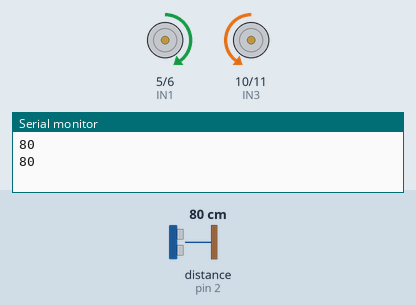
Bench run of a sketch on a simulated Arduino Uno, built with avr-gcc and run on an emulated ATmega328P. Shown: motor-driver pin pairs drawn as motors (green arrow = first pin HIGH = forward, orange = second pin HIGH = backward, longer = more drive), the last lines printed to the serial monitor. Wiring (inferred from the names in the program): ultrasonic range finder: trigger pin 3; echo pin 2. Inputs (shaded band) come from the test bench; at power-on: distance to the obstacle (sensor on pin 2) 80 cm. The echo pulse lasts 58.3 µs per cm.

Above: at 1.8 s.
1.9 s: distance to the obstacle (sensor on pin 2) set to 2 cm
At 2.8 s:
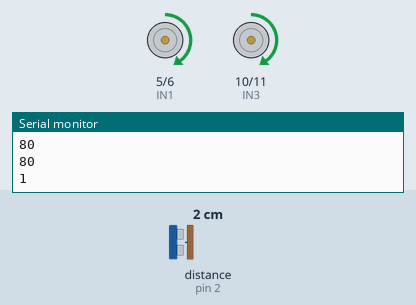
3.5 s: distance to the obstacle (sensor on pin 2) set to 18 cm
At 4.4 s:
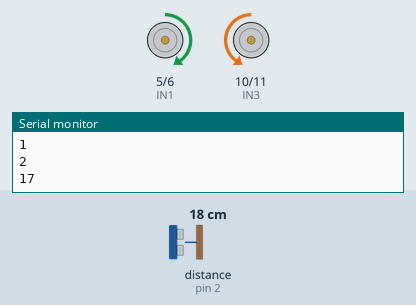
5.5 s: distance to the obstacle (sensor on pin 2) set to 4 cm
At 7.2 s:
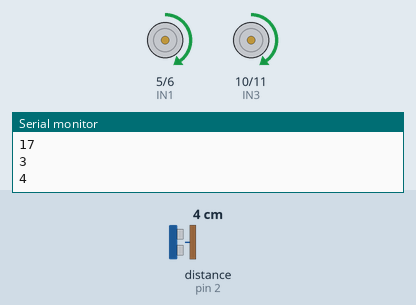
7.5 s: distance to the obstacle (sensor on pin 2) set to 35 cm
At 8.9 s:
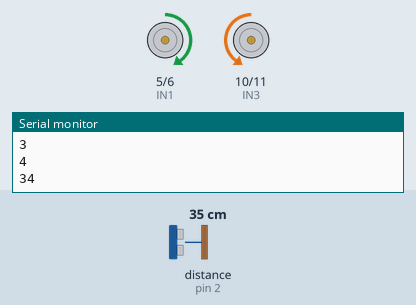
Timing chart, 0 to 10.5 s (numbered marks = the images above; inputs shaded):
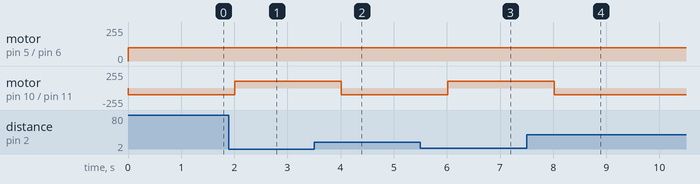

Measured:
- after the input at 1.9 s, motor on pin 10 (IN3) / pin 11 (IN4): backward 100/255 → forward 100/255 after 0.11 s
- after the input at 3.5 s, motor on pin 10 (IN3) / pin 11 (IN4): forward 100/255 → backward 100/255 after 0.51 s
- after the input at 5.5 s, motor on pin 10 (IN3) / pin 11 (IN4): backward 100/255 → forward 100/255 after 0.52 s
- after the input at 7.5 s, motor on pin 10 (IN3) / pin 11 (IN4): forward 100/255 → backward 100/255 after 0.52 s

The sketch:

DF4-MotorComSensor1.1.ino
```cpp
// Motor A
int IN1 = 5;
int IN2 = 6;

// Motor B
int IN3 = 10;
int IN4 = 11;

//sensor
int TRIG= 3;
int ECHO = 2;

long duracao = 0;
long distancia = 0;

void setup() {
  pinMode(TRIG, OUTPUT); // O trigger envia o sinal
  pinMode(ECHO, INPUT);  // O echo recebe o sinal

  Serial.begin(9600);
  pinMode(IN1, OUTPUT);
  pinMode(IN2, OUTPUT);

  pinMode(IN3, OUTPUT);
  pinMode(IN4, OUTPUT);

  // velocidade dos motores
}

void loop() {
  //Pino trigger com um pulso baixo LOW(desligado)
  digitalWrite(TRIG, LOW);

 //Delay de 10 microssegundos
  delayMicroseconds(2);

  //Pino trigger com pulso HIGH (ligado)
  digitalWrite(TRIG, HIGH);

  //Delay de 10 microssegundos
  delayMicroseconds(10);

  //Pino trigger com pulso baixo LOW
  digitalWrite(TRIG, LOW);

  //A funcao verifica o tempo que o pino ECHO ficou HIGH
  //calculando assim a duracao do trafego do sinal
  duracao = pulseIn(ECHO, HIGH);

  //Calculo da distancia (centimetros):distancia= duracao/58
	distancia =duracao/58;
  Serial.println(distancia);
  // ir pro lado
  if(distancia <= 15){
  analogWrite(IN1, 100);
  analogWrite(IN2, 0);
  analogWrite(IN3, 100);
  digitalWrite(IN4, LOW);
  delay(1000);
  }else{
    // FRENTE
  analogWrite(IN1, 100);
  digitalWrite(IN2, LOW);
  digitalWrite(IN3, LOW);
  analogWrite(IN4, 100);
  delay(1000);
}}
```
